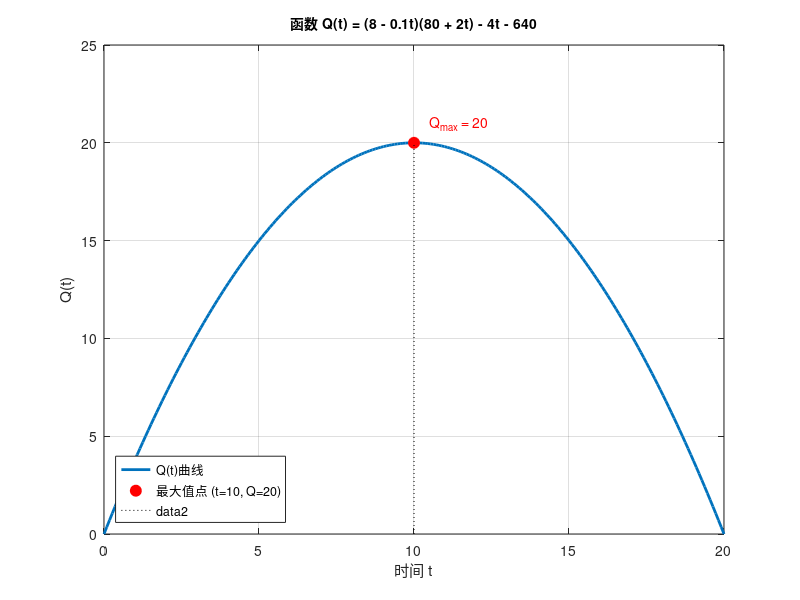

Write the MATLAB code that produced this figure.
% Draw
clear; clc;

g = 0.1;
r = 2;
Q = @(t) (8 - g.*t).*(80 + r.*t) - 4*t - 640;

figure('Color', 'white');
fplot(Q, [0, 20], 'LineWidth', 2);
grid on;
hold on;

t_peak = 10;
Q_peak = Q(t_peak);
plot(t_peak, Q_peak, 'ro', 'MarkerSize', 8, 'MarkerFaceColor', 'r');

xlabel('时间 t');
ylabel('Q(t)');
title('函数 Q(t) = (8 - 0.1t)(80 + 2t) - 4t - 640', 'FontSize', 10);

legend('Q(t)曲线', sprintf('最大值点 (t=%.0f, Q=%.0f)', t_peak, Q_peak), ...
       'Location', 'SouthWest');
text(t_peak+0.5, Q_peak+1, sprintf('Q_{max} = %.0f', Q_peak), ...
     'FontSize', 10, 'Color', 'red');
xlim([0, 20]);
ylim([0, 25]);

plot([t_peak, t_peak], [0, Q_peak], 'k:', 'LineWidth', 0.5);

hold off;
